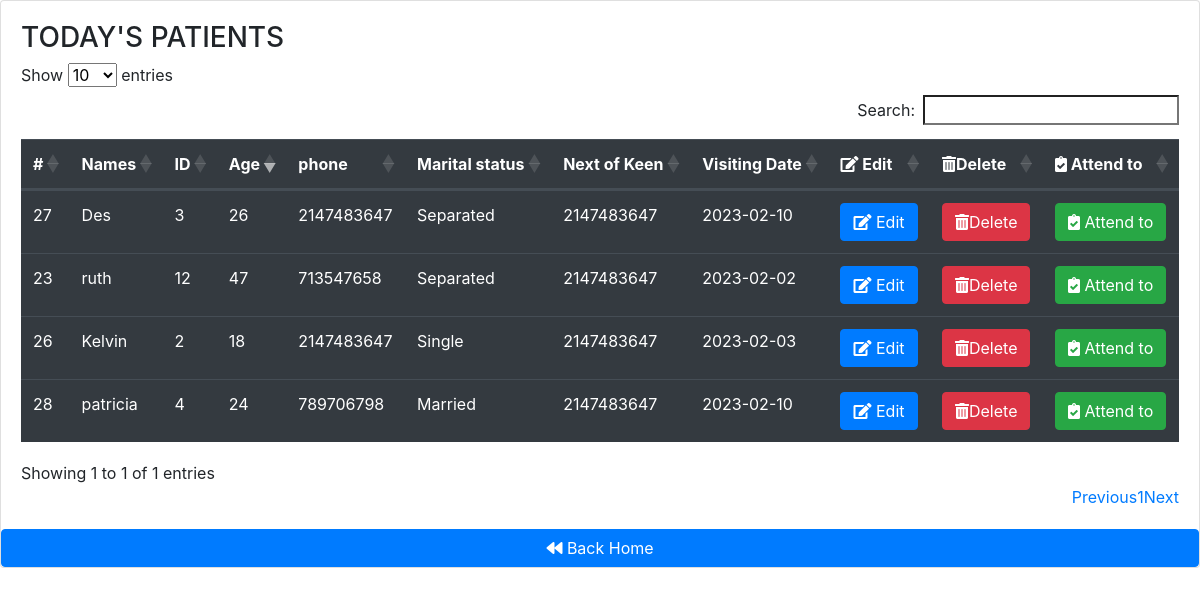
Page /schedule.php on the committed database.
### tables this page shows
CREATE TABLE IF NOT EXISTS `mother` (
  `id` int NOT NULL AUTO_INCREMENT,
  `name` varchar(255) NOT NULL,
  `patientsid` int NOT NULL,
  `age` int NOT NULL,
  `phone` int NOT NULL,
  `status` varchar(255) NOT NULL,
  `keen` int NOT NULL,
  `date` date NOT NULL,
  PRIMARY KEY (`id`)
);

### schedule.php (the view, shortened to what this page needs)
<!DOCTYPE html>
<html lang="en">
<head>
    <link rel="stylesheet" href="https://stackpath.bootstrapcdn.com/bootstrap/4.3.1/css/bootstrap.min.css">
    <link rel="stylesheet" href="https://cdn.datatables.net/1.10.25/css/dataTables.bootstrap4.min.css">
    <link rel="stylesheet" href="https://pro.fontawesome.com/releases/v5.10.0/css/all.css"/>
    <div class="card">
              <div class="card-body">
<?php
$conn = mysqli_connect("localhost","root","");
$query = "SELECT * FROM mother";
$query_run = mysqli_query($conn, $query);
?>
              <table id="tableid" class="table table-dark">
  <thead>
    <h3>TODAY'S PATIENTS</h3>
    <tr>
      <th scope="col">#</th>
      <th scope="col">Names</th>
      <th scope="col">ID</th>
      <th scope="col">Age</th>
      <th scope="col">phone</th>
      <th scope="col">Marital status</th>
      <th scope="col">Next of Keen</th>
      <th scope="col">Visiting Date</th>
      <th scope="col"> <i class="fas fa-edit    "></i> Edit </th>
      <th scope="col"><i class="fas fa-trash-alt"  ></i>Delete</th>
      <th scope="col"> <i class="fas fa-clipboard-check    "></i> Attend to</th>
    </tr>
  </thead>
  <?php
if($query_run){
foreach($query_run as $row){
      ?>
  <tbody>
    <tr>
      <td><?php echo $row['id']; ?></td>
      <td><?php echo $row['name']; ?></td>
      <td><?php echo $row['patientsid']; ?></td>
      <td><?php echo $row['age']; ?></td>
      <td><?php echo $row['phone']; ?></td>
      <td><?php echo $row['status']; ?></td>
      <td><?php echo $row['keen']; ?></td>
      <td><?php echo $row['date']; ?></td>
      <td>
        <button class="btn btn-primary editbtn" name="editbtn" type="button"><i class="fa fa-edit" aria-hidden="true"></i> Edit</button>
      </td>
       <td>
        <button class="btn btn-danger deletebtn" name="delete" type="button"> <i class="fas fa-trash-alt"></i>Delete</button>
      </td>
      <td>
      <a class="btn btn-success" href="nextapp.php" role="button"> <i class="fas fa-clipboard-check    "></i> Attend to</a>
    </td>
    </tr>
  </tbody>
  <?php
    }
}
else{
    echo "No Record Found";
}
?>
</table>
              </div>
              <a class="btn btn-primary" href="index.php" role="button"> <i class="fas fa-backward    "></i> Back Home</a>
           </div>
</body>
</html>

### rows in the picture
mother: id "27", name "Des", patientsid "3", age "26", phone "2147483647", status "Separated", keen "2147483647", date "2023-02-10"
mother: id "23", name "ruth", patientsid "12", age "47", phone "713547658", status "Separated", keen "2147483647", date "2023-02-02"
mother: id "26", name "Kelvin", patientsid "2", age "18", phone "2147483647", status "Single", keen "2147483647", date "2023-02-03"
mother: id "28", name "patricia", patientsid "4", age "24", phone "789706798", status "Married", keen "2147483647", date "2023-02-10"
